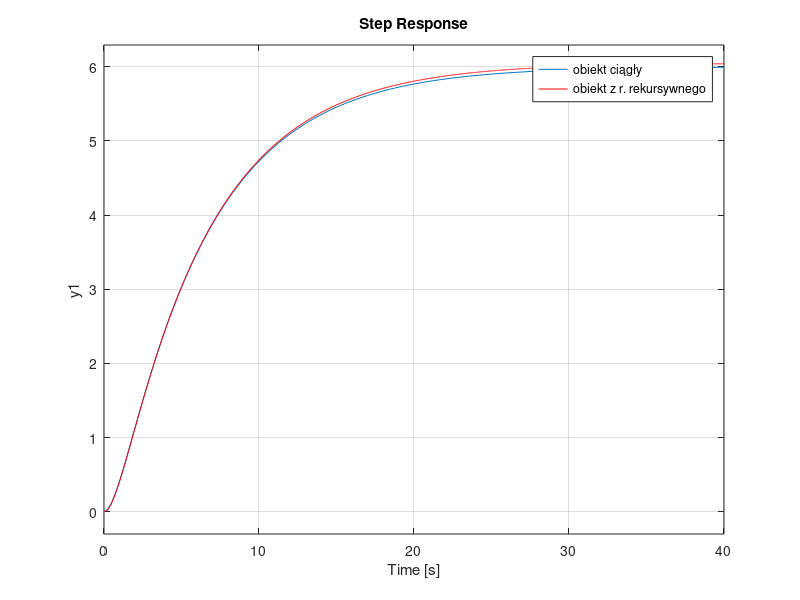

The MATLAB source for this figure:
%% Zadanie 1
% Indeks: 147698
clc;
clear all;
close all;

%% 4.1 Model ciągły i dyskretny obiektu regulacji
k = 6;
T_1 = 5.9;
T_2 = 0.8;
Tp = 0.01;

%% Wyznacznie transmitancji
s = tf('s');
G_s = k/((1+s*T_1)*(1+s*T_2));
step(G_s);

%% W tym miejscu zostało wykonane zadanie ze schematu schemat1_1

%% Dyskretyzacja obiektu
% suma 3 pierwszych cyfr 1+4+7=12 -> parzysta czyli metoda delta+
% zdjęcie obliczeń wklejone w dokumencie

%% Implementacja odpowiedzi obiekt danego obliczonym równaniem różnicowym
k=6;
T_1 = 5.9;
T_2 = 0.8;
Tp = 0.01;
t = 0:Tp:40-Tp;
s = tf('s');
G_s = k/((1+s*T_1)*(1+s*T_2));
step(G_s);
hold on;
%dwie pierwsze próbki zerowe, ponieważ inaczej nie jesteśmy w stanie
%obliczyć y(3), a u to wektor 1, ponieważ wymuszenie jest skokowe
N= length(t);
u = ones(1, N);
y = zeros(1, N);
y(1) = 0;
y(2) = 0;

for i=3:N
    y(i) = (2-1.42*Tp)*y(i-1) + (-0.21*Tp^2+1.42*Tp-1)*y(i-2) + 1.27* Tp^2*u(i-2);
end

stairs(t, y, 'r')
legend('obiekt ciągły', 'obiekt z r. rekursywnego')


